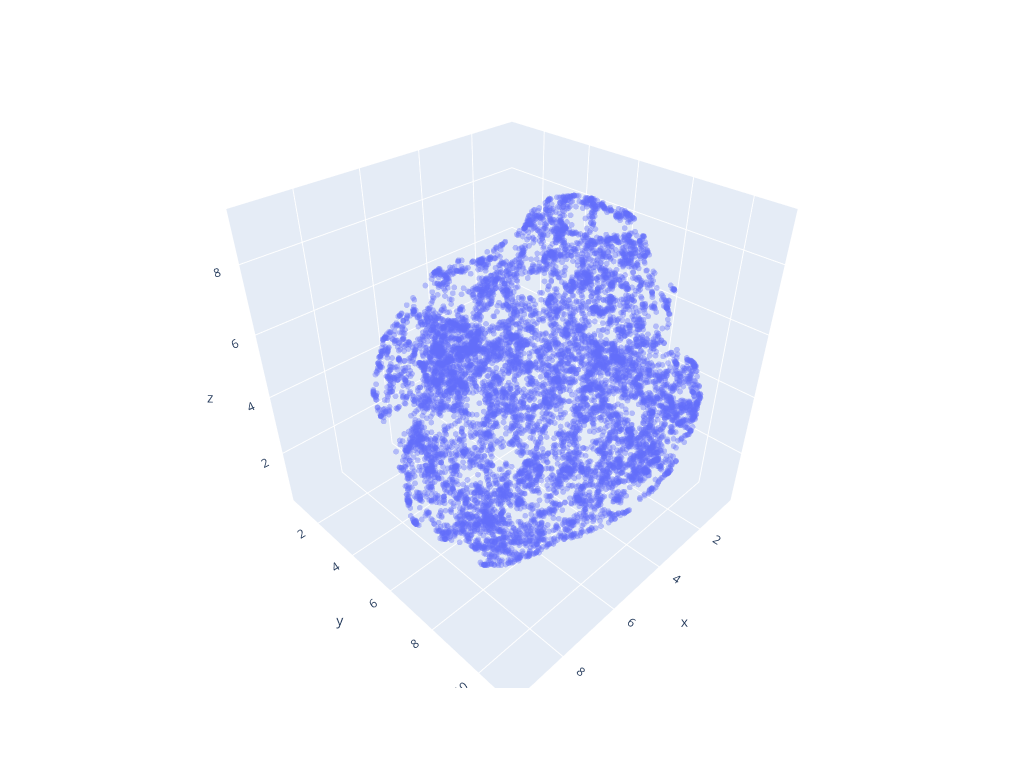

Write notebook code for a chart like this one.
### Markdown cell above
# UMAP (White)

### Code cell
import umap
import plotly.express as px

centered = subset - subset.mean(axis=0)
U, S, Vt = np.linalg.svd(centered, full_matrices=False)
whitened = centered @ Vt.T / S

# UMAP
umap_model = umap.UMAP(n_neighbors=15, n_components=3, metric='euclidean')
umap_embeddings = umap_model.fit_transform(whitened)

fig = px.scatter_3d(
    x=umap_embeddings[:, 0],
    y=umap_embeddings[:, 1],
    z=umap_embeddings[:, 2],
    opacity=0.4)
fig.update_traces(marker=dict(size=2))
fig.update_layout(width=1024,
                  height=768, scene=dict(aspectmode='cube'))
fig.show()

### Figure 1 — Plotly figure (JSON) as saved in the notebook; plotly's stock layout.template omitted (floating-point values rounded to 4 significant figures; data arrays with more than 128 entries replaced by an {"elided": "..."} marker saying what was removed)
{"data": [{"hovertemplate": "x=%{x}<br>y=%{y}<br>z=%{z}<extra></extra>", "legendgroup": "", "marker": {"color": "#636efa", "opacity": 0.4, "size": 2, "symbol": "circle"}, "mode": "markers", "name": "", "scene": "scene", "showlegend": false, "type": "scatter3d", "x": {"elided": "10000 float values"}, "y": {"elided": "10000 float values"}, "z": {"elided": "10000 float values"}}], "layout": {"height": 768, "legend": {"tracegroupgap": 0}, "margin": {"t": 60}, "scene": {"aspectmode": "cube", "domain": {"x": [0, 1], "y": [0, 1]}, "xaxis": {"title": {"text": "x"}}, "yaxis": {"title": {"text": "y"}}, "zaxis": {"title": {"text": "z"}}}, "width": 1024}}
